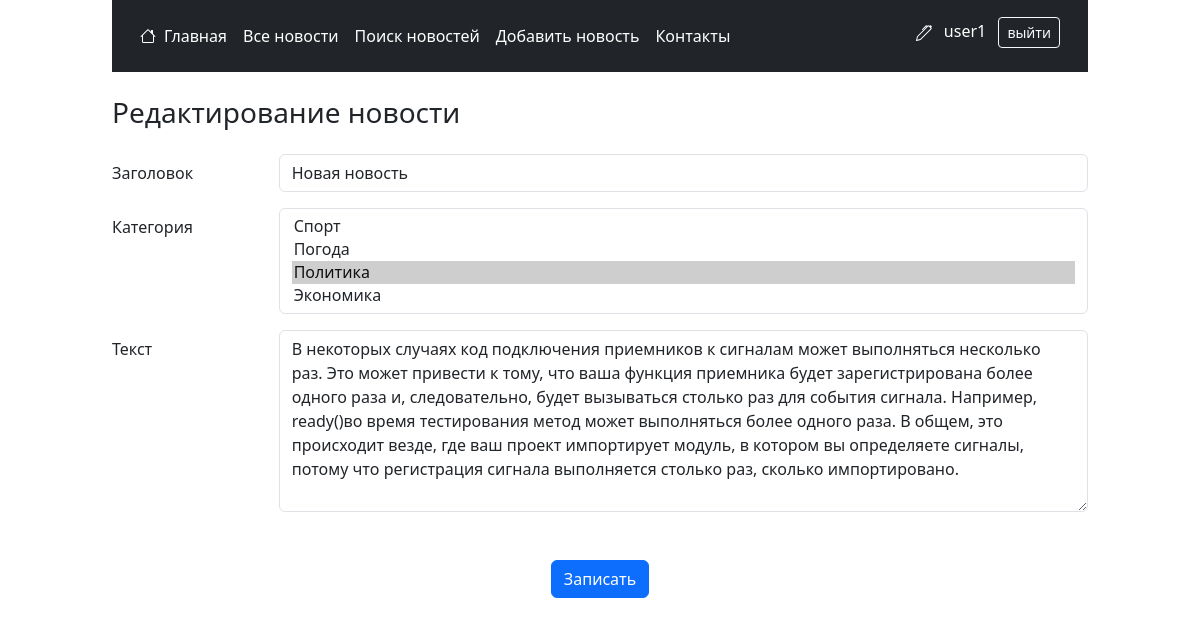
/news/update/39 (signed in), run on an earlier commit of the app's database.
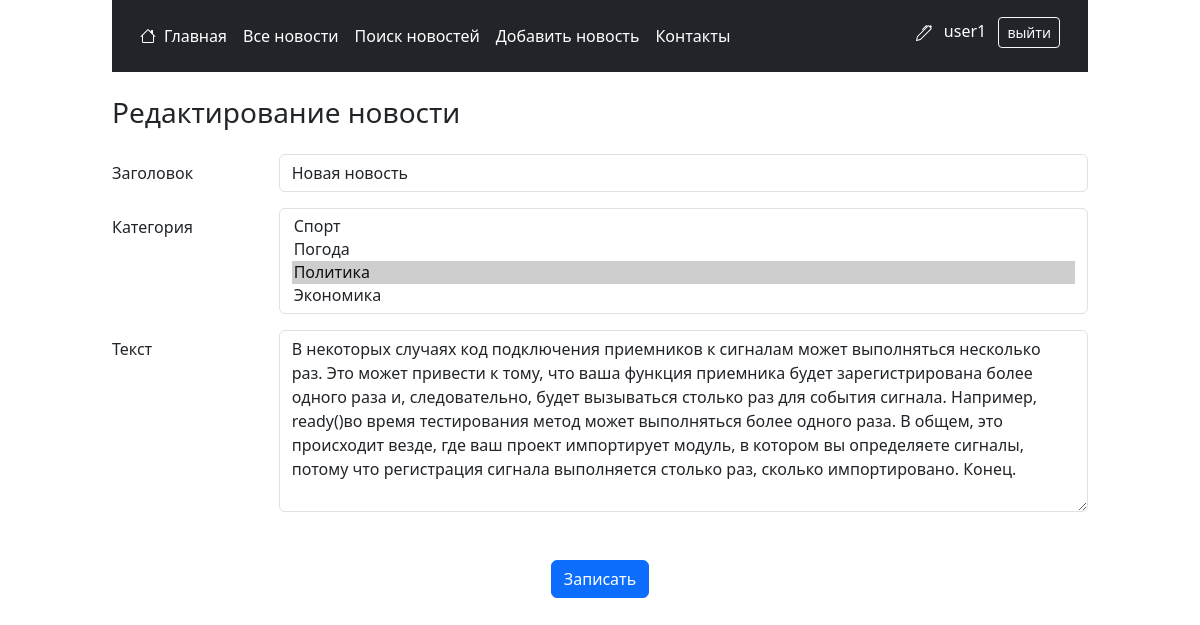
And on a later commit of the database.
### news/models.py (models this page shows, shortened)
class Post(models.Model):
    NEWS = "NWS"
    ARTICLE = "ART"
    CONTENT_TYPES = [
        (NEWS, "новость"),
        (ARTICLE, "статья"),
    ]
    title = models.CharField(max_length=255, null=False,
                             help_text="Заголовок новости")
    text = models.TextField(null=False, help_text="Текст новости")
    rating = models.IntegerField(default=0, help_text="Рейтинг новости")
    content_type = models.CharField(
        max_length=3,
        choices=CONTENT_TYPES,
        default=NEWS,
        help_text="Тип контента (новость/статья)",
    )
    created = models.DateTimeField(
        auto_now_add=True, help_text="Дата и время создания")
    author = models.ForeignKey("accounts.Author", on_delete=models.CASCADE)
    category = models.ManyToManyField(Category, through="PostCategory")
    class Meta:
        verbose_name = "Новость/статья"
        verbose_name_plural = "Новости/статьи"

### news/views.py (the view, shortened to what this page needs)
# urls.py: path('update/<int:pk>', UpdatePost.as_view(), name = 'updatePost'),
class UpdatePost(LoginRequiredMixin, PermissionRequiredMixin, UpdateView):
    template_name = 'news/editPost.html'
    form_class = EditPost
    extra_context = {'title': 'Редактирование новости'}
    permission_required = ('news.change_post')
    def get_object(self, **kwargs):
        return get_object_or_404(Post, pk=self.kwargs.get('pk'))
    def get_form_kwargs(self):
        kwargs = super().get_form_kwargs()
        kwargs['author'] = self.object.author
        return kwargs

### news/forms.py
class EditPost(forms.ModelForm):
    class Meta():
        model = Post
        fields = ('title', 'category', 'text', 'author')
        widgets = {
            'title': forms.TextInput(attrs={'class': 'form-control', 'placeholder': "Введите заголовок новости ..."}),
            'category': forms.SelectMultiple(attrs={'class': 'form-select'}),
            'text': forms.Textarea(attrs={'class': 'form-control', 'placeholder': "Введите текст новости ...", 'rows' : 7}),
            'author': forms.HiddenInput(),
        }
    def __init__(self,  *args, author=None, **kwargs):
        super(EditPost, self).__init__(*args, **kwargs)
        if author:
            self.initial['author'] = author

### news/models.py (called while the page is built)
    def __str__(self):
        return str(self.title)[:20]

### news/templatetags/my_tags.py (called while the page is built)
@register.filter()
def is_author(user):
    return user.groups.filter(name = 'authors').exists()

### news/templates/news/editPost.html (shortened to what this page needs)
{% extends 'layout.html' %}
{% block content %}
    <h3 class="my-4">{{ title }}</h3>
    <form method="POST">
        <div class="row mb-3">
            <label class="col-sm-2 col-form-label">Заголовок</label>
            <div class="col-sm-10">
              {{ form.title }}
            </div>
        </div>
        <div class="row mb-3">
            <label class="col-sm-2 col-form-label">Категория</label>
            <div class="col-sm-10">
                {{ form.category }}
            </div>
        </div>
        <div class="row">
            <label class="col-sm-2 col-form-label">Текст</label>
            <div class="col-sm-10">
                {{ form.text }}
            </div>
        </div>
        <div class="container mt-5 d-flex justify-content-center gap-2">
            <button type="submit" class="btn btn-primary">Записать</button>
        </div>
    </form>
{% endblock content %}

What changed in the data, as far as the page shows it:
changed Post "Новая новость": text "…столько раз, сколько импортировано." → "…столько раз, сколько импортировано. Конец."
